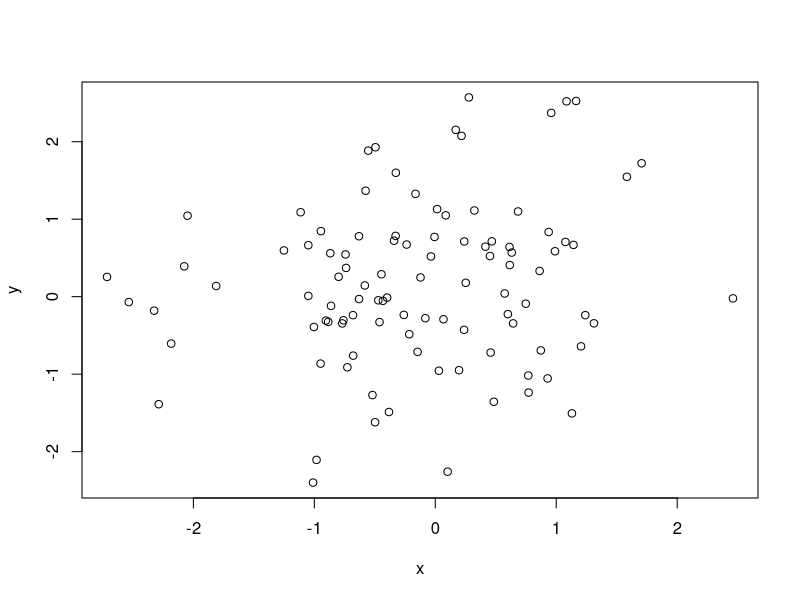
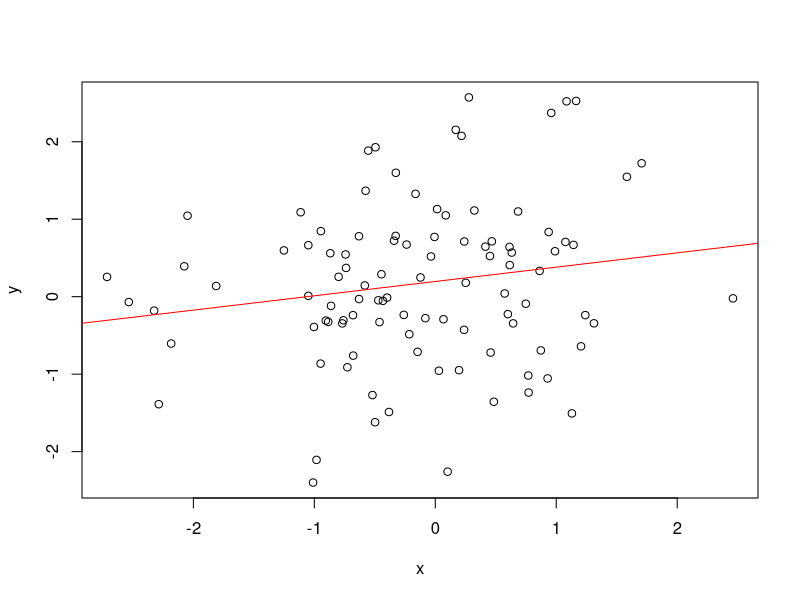

These charts were generated, in order, by the following R code:
## ---- chunk 1
library(ggplot2)
filter <- dplyr::filter
knitr::opts_chunk$set(warning=FALSE, message=FALSE, fig.width=10.5, fig.height=4, 
  comment=NA, rows.print=16)
#theme_set(theme_gray(base_size = 24))
## ---- chunk 2
x <- rnorm(100)
y <- rnorm(100)
m <- mean(x)
m
## ---- chunk 3
plot(x = x, y = y)
## ---- chunk 4
mod <- lm(y ~ x, data = data.frame(x, y))
plot(x = x, y = y)
abline(mod, col = "red")
